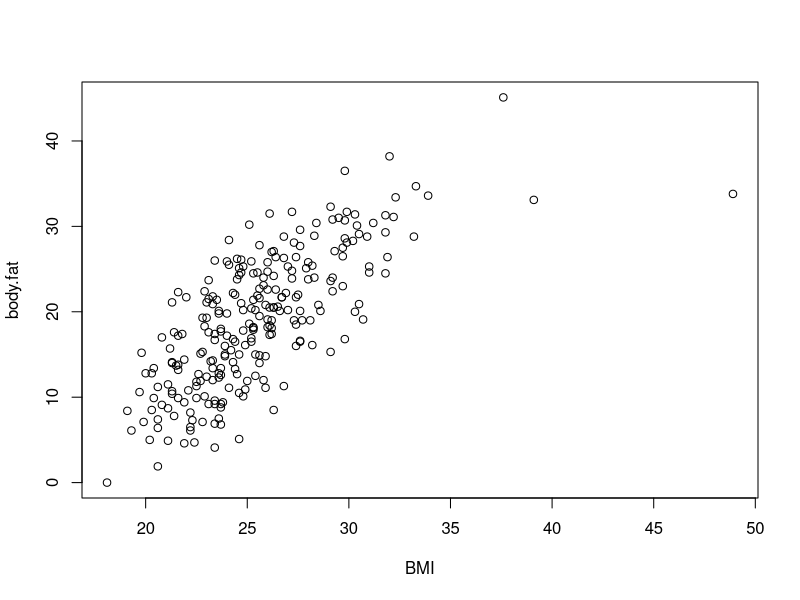
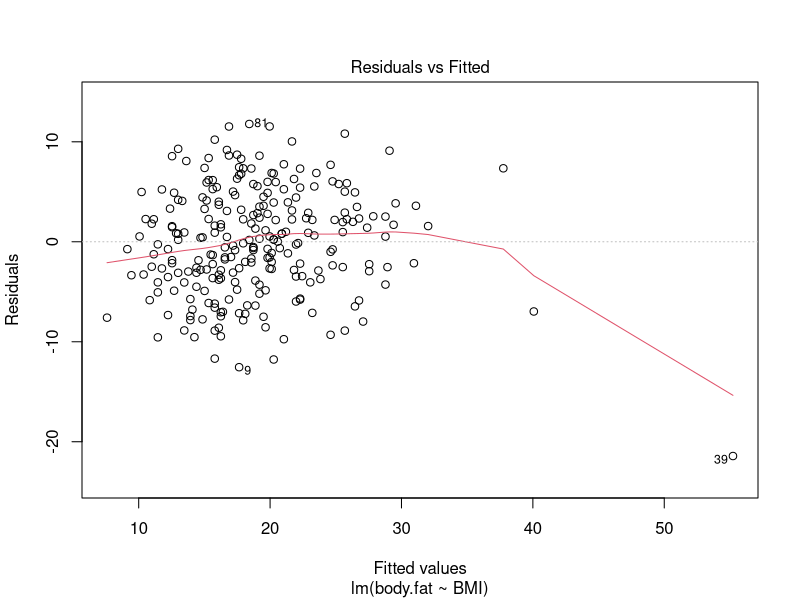
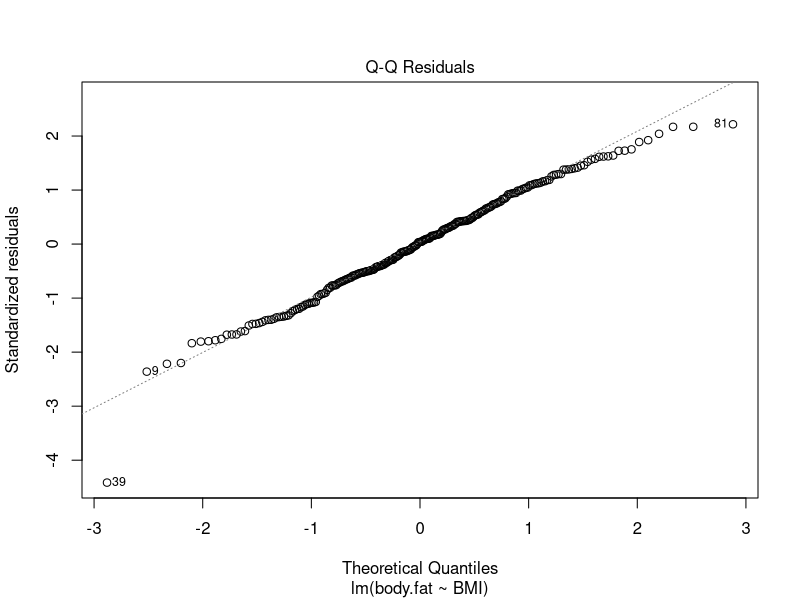
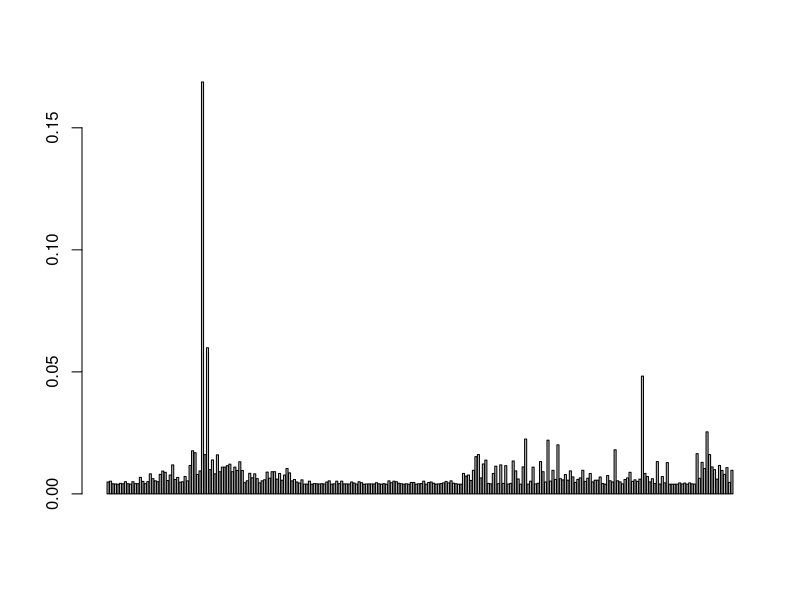
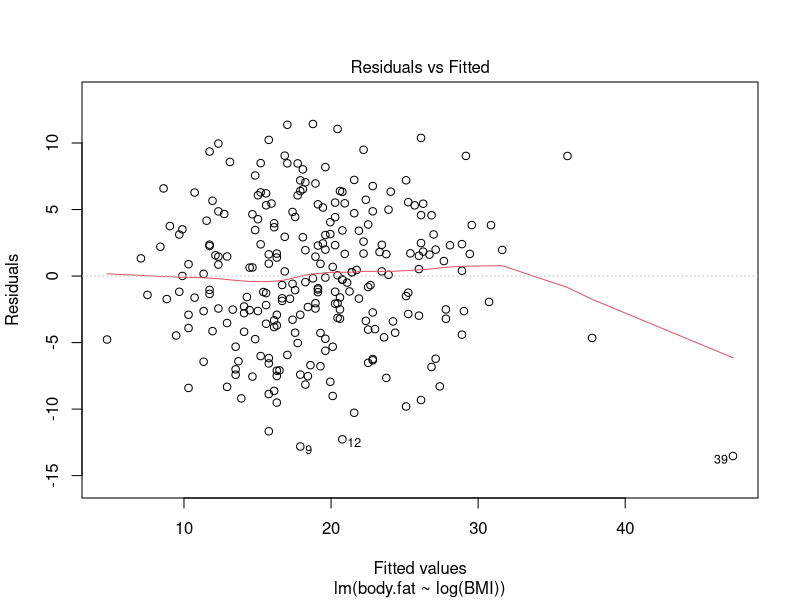
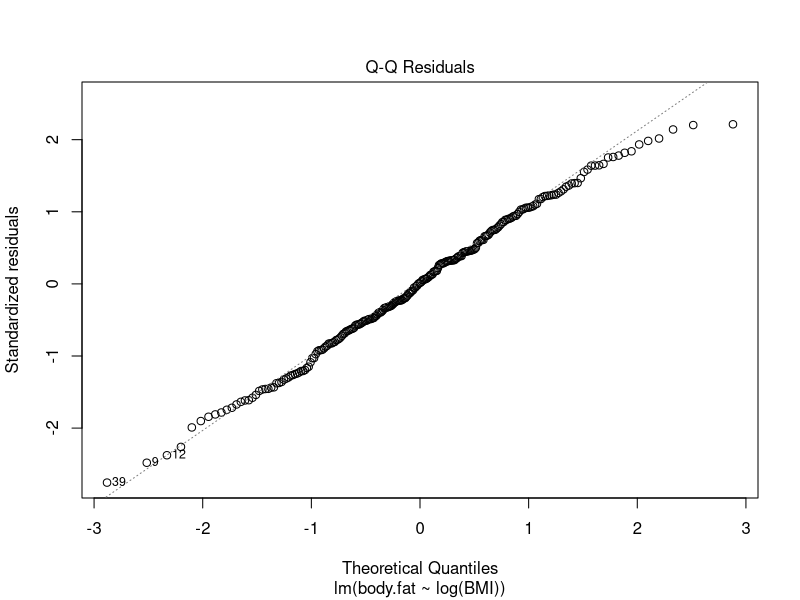
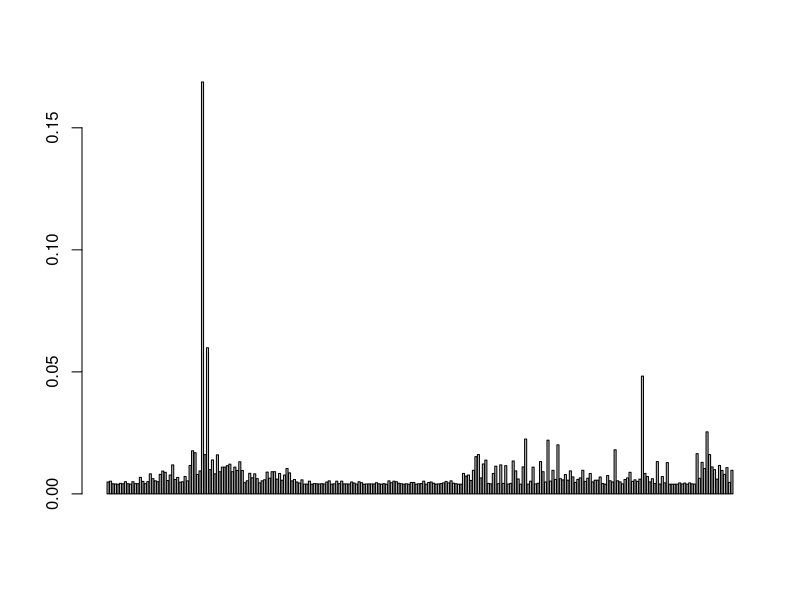

R code for these plots, in order:
fat <- read.csv("fat.csv")
attach(fat)
plot(BMI, body.fat) # correlation is as BMI increases so does body.fat. Would expect an SLR model to be reasonable, altough the data is not super tightly correlated

### part b
fat.lm <- lm(body.fat ~ BMI)
summary(fat.lm)
plot(fat.lm, which=1)
plot(fat.lm, which=2)
barplot(hat(BMI))

### part c
logfat.lm <- lm(body.fat ~ log(BMI))
# problem of taking the log of both is that then the data has been proportionally altered, and concerning the results the answers will be the same
plot(logfat.lm, which=1) # data is more scattered
dev.new() # creates new dev for plots
plot(logfat.lm, which=2) # 
barplot(hat(BMI))
summary(logfat.lm)
# not finished yet!!!

### part d
anova(logfat.lm)
